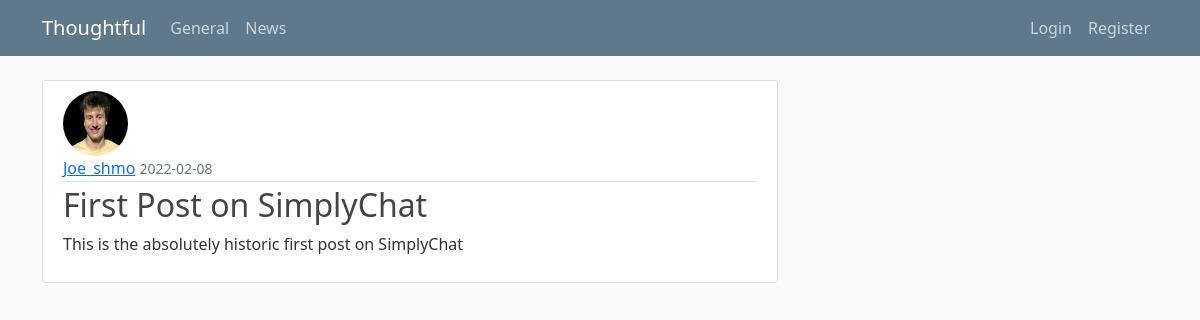
/post/1, run on an earlier commit of the app's database.
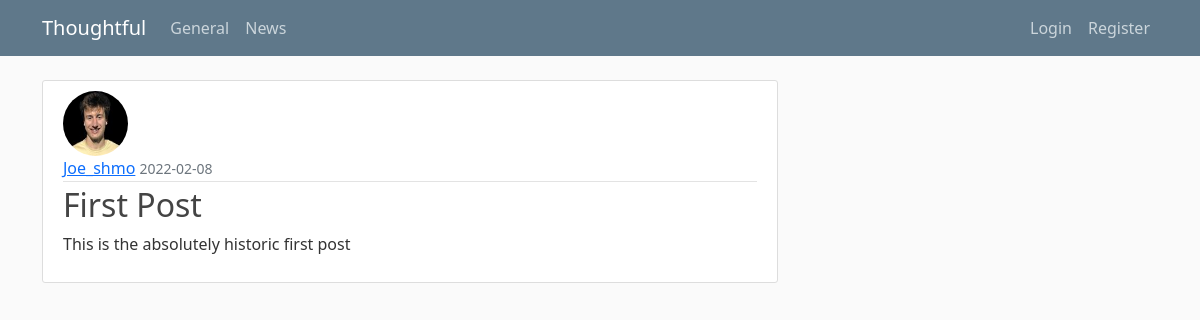
And on a later commit of the database.
### App/models.py (models this page shows, shortened)
class Post(db.Model):
     id = db.Column(db.Integer, primary_key = True)
     title = db.Column(db.String(100), nullable = False)
     date_posted = db.Column(db.DateTime, nullable = False, default = datetime.utcnow)
     content = db.Column(db.Text, nullable = False)
     user_id = db.Column(db.Integer, db.ForeignKey('user.id'), nullable = False)

### App/posts/routes.py (the view)
@posts.route("/post/<int:post_id>")
def post(post_id):
    post = Post.query.get_or_404(post_id)
    return render_template('post.html', title=post.title, post=post)

### App/templates/post.html (shortened to what this page needs)
{% extends 'layout.html' %}
{% block content %}
    <article class="media content-section">
        <img class="rounded-circle article-img" src="{{ url_for('static', filename='profile_pics/' + post.author.image_file) }}">
        <div class="media-body">
          <div class="article-metadata">
            <a class="mr-2" href="{{ url_for('users.user_posts', username=post.author.username) }}">{{ post.author.username }}</a>
            <small class="text-muted">{{ post.date_posted.strftime('%Y-%m-%d') }}</small>
          </div>
          <h2 class="article-title">{{ post.title }}</h2>
          <p class="article-content">{{ post.content }}</p>
        </div>
      </article>
{% endblock content %}

What changed in the data, as far as the page shows it:
changed Post: title "First Post on SimplyChat" → "First Post"; content "This is the absolutely historic first post on SimplyChat" → "This is the absolutely historic first post"
